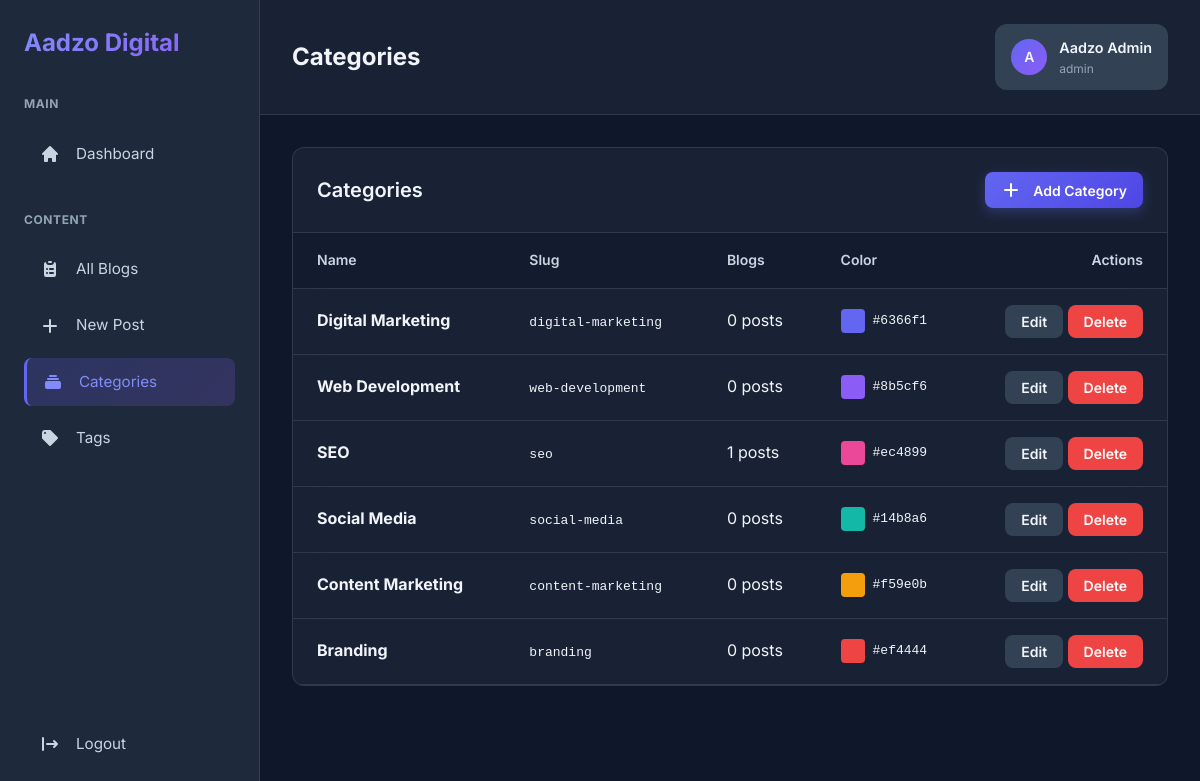
Screenshot of /admin/categories.php (signed in) with the database file from the repository.
### tables this page shows
CREATE TABLE `categories` (
  `id` int(11) NOT NULL AUTO_INCREMENT,
  `name` varchar(100) NOT NULL,
  `slug` varchar(100) NOT NULL UNIQUE,
  `description` text DEFAULT NULL,
  `color` varchar(7) DEFAULT '#6366f1',
  `icon` varchar(50) DEFAULT NULL,
  `display_order` int(11) DEFAULT 0,
  `created_at` timestamp DEFAULT CURRENT_TIMESTAMP,
  PRIMARY KEY (`id`),
  UNIQUE KEY `unique_slug` (`slug`),
  INDEX `idx_slug` (`slug`)
);

### includes/auth.php (called while the page is built, shortened)
<?php
require_once __DIR__ . '/../config/database.php';
function is_logged_in()
{
    return isset($_SESSION['user_id']) && isset($_SESSION['user_email']);
}
function get_auth_user()
{
    return [
        'id' => $_SESSION['user_id'],
        'email' => $_SESSION['user_email'],
        'name' => $_SESSION['user_name'],
        'role' => $_SESSION['user_role'],
        'avatar' => $_SESSION['user_avatar']
    ];
}
?>

### config/database.php (called while the page is built, shortened)
<?php
$conn = new mysqli(DB_HOST, DB_USER, DB_PASS, DB_NAME);
$conn->set_charset("utf8mb4");
function execute_query($query, $params = [], $types = '')
{
    global $conn;
    $stmt = $conn->prepare($query);
    $result = $stmt->execute();
    return $stmt;
}
function fetch_all($query, $params = [], $types = '')
{
    $stmt = execute_query($query, $params, $types);
    $result = $stmt->get_result();
    $data = $result->fetch_all(MYSQLI_ASSOC);
    return $data;
}
?>

### admin/categories.php (the view, shortened to what this page needs)
<?php
require_once __DIR__ . '/../config/database.php';
require_once __DIR__ . '/../includes/auth.php';
$user = get_auth_user();
$categories = fetch_all("SELECT c.*, COUNT(b.id) as blog_count
                        FROM categories c
                        LEFT JOIN blogs b ON c.id = b.category_id
                        GROUP BY c.id
                        ORDER BY c.display_order ASC, c.name ASC");
$page_title = 'Categories';
include __DIR__ . '/includes/header.php';
?>
<div class="table-container">
    <div class="table-header">
        <h2>Categories</h2>
        <button onclick="showAddModal()" class="btn btn-primary btn-sm">
            <svg width="20" height="20" fill="currentColor" viewBox="0 0 20 20">
                <path fill-rule="evenodd"
                    d="M10 3a1 1 0 011 1v5h5a1 1 0 110 2h-5v5a1 1 0 11-2 0v-5H4a1 1 0 110-2h5V4a1 1 0 011-1z"
                    clip-rule="evenodd" />
            </svg>
            Add Category
        </button>
    </div>
    <table>
        <thead>
            <tr>
                <th>Name</th>
                <th>Slug</th>
                <th>Blogs</th>
                <th>Color</th>
                <th style="text-align: right;">Actions</th>
            </tr>
        </thead>
        <tbody>
            <?php foreach ($categories as $cat): ?>
                <tr>
                    <td><strong>
                            <?php echo htmlspecialchars($cat['name']); ?>
                        </strong></td>
                    <td><code><?php echo htmlspecialchars($cat['slug']); ?></code></td>
                    <td>
                        <?php echo $cat['blog_count']; ?> posts
                    </td>
                    <td>
                        <div style="display: flex; align-items: center; gap: 0.5rem;">
                            <div
                                style="width: 24px; height: 24px; background: <?php echo $cat['color']; ?>; border-radius: 4px;">
                            </div>
                            <code><?php echo $cat['color']; ?></code>
                        </div>
                    </td>
                    <td style="text-align: right;">
                        <button onclick='editCategory(<?php echo json_encode($cat); ?>)'
                            class="btn btn-sm btn-secondary">Edit</button>
                        <button
                            onclick="deleteCategory(<?php echo $cat['id']; ?>, '<?php echo htmlspecialchars($cat['name']); ?>')"
                            class="btn btn-sm btn-danger">Delete</button>
                    </td>
                </tr>
            <?php endforeach; ?>
        </tbody>
    </table>
</div>
<?php include __DIR__ . '/includes/footer.php'; ?>

### admin/includes/header.php (shortened to what this page needs)
<!DOCTYPE html>
<html lang="en">
<head>
    <link rel="stylesheet" href="<?php echo ADMIN_URL; ?>/assets/css/admin-style.css">
</head>
<body>
    <div class="dashboard-layout">
        <aside class="sidebar">
            <div class="sidebar-header">
                <div class="sidebar-logo">
                    <h2>Aadzo Digital</h2>
                </div>
            </div>
            <nav class="sidebar-nav">
                <div class="nav-section">
                    <p class="nav-section-title">Main</p>
                    <a href="dashboard.php"
                        class="nav-link <?php echo (basename($_SERVER['PHP_SELF']) == 'dashboard.php') ? 'active' : ''; ?>">
                        <svg fill="currentColor" viewBox="0 0 20 20">
                            <path
                                d="M10.707 2.293a1 1 0 00-1.414 0l-7 7a1 1 0 001.414 1.414L4 10.414V17a1 1 0 001 1h2a1 1 0 001-1v-2a1 1 0 011-1h2a1 1 0 011 1v2a1 1 0 001 1h2a1 1 0 001-1v-6.586l.293.293a1 1 0 001.414-1.414l-7-7z" />
                        </svg>
                        <span>Dashboard</span>
                    </a>
                </div>
                <div class="nav-section">
                    <p class="nav-section-title">Content</p>
                    <a href="blogs.php"
                        class="nav-link <?php echo (basename($_SERVER['PHP_SELF']) == 'blogs.php') ? 'active' : ''; ?>">
                        <span>All Blogs</span>
                    </a>
                    <a href="blog-editor.php"
                        class="nav-link <?php echo (basename($_SERVER['PHP_SELF']) == 'blog-editor.php' && !isset($_GET['id'])) ? 'active' : ''; ?>">
                        <svg fill="currentColor" viewBox="0 0 20 20">
                            <path fill-rule="evenodd"
                                d="M10 3a1 1 0 011 1v5h5a1 1 0 110 2h-5v5a1 1 0 11-2 0v-5H4a1 1 0 110-2h5V4a1 1 0 011-1z"
                                clip-rule="evenodd" />
                        </svg>
                        <span>New Post</span>
                    </a>
                    <a href="categories.php"
                        class="nav-link <?php echo (basename($_SERVER['PHP_SELF']) == 'categories.php') ? 'active' : ''; ?>">
                        <svg fill="currentColor" viewBox="0 0 20 20">
                            <path
                                d="M7 3a1 1 0 000 2h6a1 1 0 100-2H7zM4 7a1 1 0 011-1h10a1 1 0 110 2H5a1 1 0 01-1-1zM2 11a2 2 0 012-2h12a2 2 0 012 2v4a2 2 0 01-2 2H4a2 2 0 01-2-2v-4z" />
                        </svg>
                        <span>Categories</span>
                    </a>
                    <a href="tags.php"
                        class="nav-link <?php echo (basename($_SERVER['PHP_SELF']) == 'tags.php') ? 'active' : ''; ?>">
                        <svg fill="currentColor" viewBox="0 0 20 20">
                            <path fill-rule="evenodd"
                                d="M17.707 9.293a1 1 0 010 1.414l-7 7a1 1 0 01-1.414 0l-7-7A.997.997 0 012 10V5a3 3 0 013-3h5c.256 0 .512.098.707.293l7 7zM5 6a1 1 0 100-2 1 1 0 000 2z"
                                clip-rule="evenodd" />
                        </svg>
                        <span>Tags</span>
                    </a>
                </div>
            </nav>
            <div class="sidebar-footer">
                <a href="auth/logout.php" class="nav-link">
                    <svg fill="currentColor" viewBox="0 0 20 20">
                        <path fill-rule="evenodd"
                            d="M3 3a1 1 0 00-1 1v12a1 1 0 102 0V4a1 1 0 00-1-1zm10.293 9.293a1 1 0 001.414 1.414l3-3a1 1 0 000-1.414l-3-3a1 1 0 10-1.414 1.414L14.586 9H7a1 1 0 100 2h7.586l-1.293 1.293z"
                            clip-rule="evenodd" />
                    </svg>
                    <span>Logout</span>
                </a>
            </div>
        </aside>
        <main class="main-content">
            <header class="topbar">
                <div class="topbar-title">
                    <h1>
                        <?php echo $page_title ?? 'Dashboard'; ?>
                    </h1>
                </div>
                <div class="topbar-actions">
                    <div class="user-menu">
                        <div class="user-avatar">
                            <?php echo strtoupper(substr($user['name'], 0, 1)); ?>
                        </div>
                        <div class="user-info">
                            <p style="font-weight: 600; font-size: 0.9rem;">
                                <?php echo htmlspecialchars($user['name']); ?>
                            </p>
                            <p style="font-size: 0.75rem; color: var(--text-muted);">
                                <?php echo htmlspecialchars($user['role']); ?>
                            </p>
                        </div>
                    </div>
                </div>
            </header>
            <div class="content-area">

### admin/includes/footer.php (shortened to what this page needs)
</div>
</main>
</div>
</body>
</html>

### rows the page displays
categories: name "Digital Marketing", slug "digital-marketing", blog_count "0", color "#6366f1"
categories: name "Web Development", slug "web-development", blog_count "0", color "#8b5cf6"
categories: name "SEO", slug "seo", blog_count "1", color "#ec4899"
categories: name "Social Media", slug "social-media", blog_count "0", color "#14b8a6"
categories: name "Content Marketing", slug "content-marketing", blog_count "0", color "#f59e0b"
categories: name "Branding", slug "branding", blog_count "0", color "#ef4444"

### other values shown
$page_title "Categories"
substr($user['name'], 0, 1) "A"
$user['name'] "Aadzo Admin"
$user['role'] "admin"
